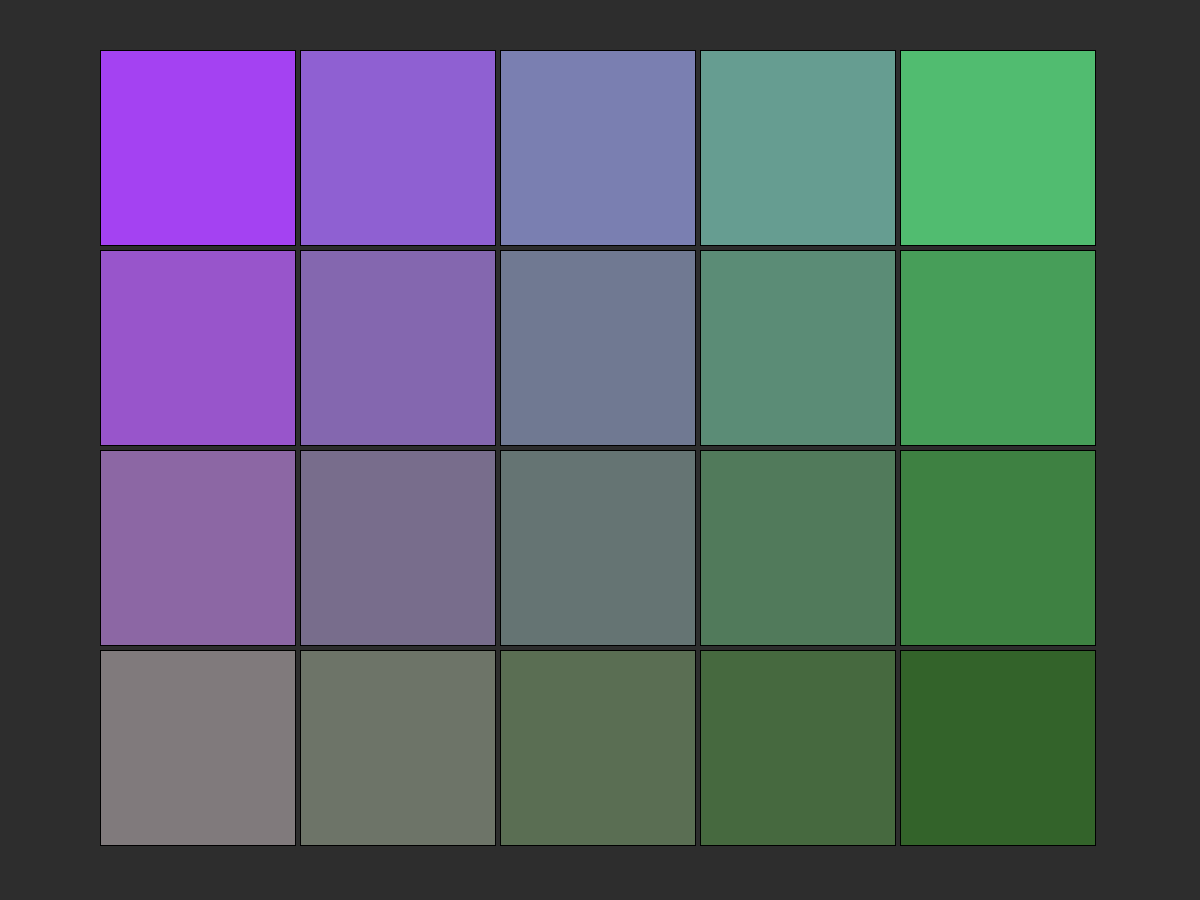
Frame 1 (no input)
Frame 2 (the mouse pressed at the canvas centre, redrawn once): identical to frame 1, image omitted

The Processing sketch that drew this single still picture (run headless with seeded random() and noise(); the mouse was pressed at the canvas centre and the sketch redrawn once):

// Processing sketch: Arcs
// ── Arcs.pde
/*
GNU GPLv3
https://github.com/breineke93/Processing/
*/

color start, endX, interStartY,interEndY,inter,endY,endXY;
float x, y=0;
float offsetX,offsetY,colorPosX,colorPosY;
int size, amountRows, amountPositions;
boolean twoTone;
int randomOrientation, randomDraw;

void setup() {
  size(1200, 900);
  size=200;
  generateColors();
  twoTone=false;
  calculate();
}

void draw() {
  noLoop();
  background(45);
  drawArcs();
}

void drawArcs() {
  if (!twoTone) {
    x+=offsetX;
    y+=offsetY;
     for (int i=0; i<amountRows; i++) {
      colorPosY=(float)i/amountRows;
      interStartY=lerpColor(start,endY,colorPosY);
      interEndY=lerpColor(endX,endXY,colorPosY);
      for (int j=0; j<amountPositions; j++) {
       colorPosX=(float)j/amountPositions;
       inter=lerpColor(interStartY,interEndY,colorPosX);
       fill(inter);
       rect(x,y,size-5,size-5);
       x+=size;       
      }
      y+=size;
      x=0+offsetX;
           
    }
    x=0;
    y=0;
  }

}
void generateColors() {
  start=color(random(255),random(255),random(255));
  endX=color(random(255),random(255),random(255));
  endY=color(random(255),random(255),random(255));
  endXY=color(random(255),random(255),random(255));
}

void calculate() {
  amountPositions=(int)width/(size+10);
  amountRows=(int)height/(size+10);
  if (amountRows*size!=height || amountPositions*size!=width){ //<>//
  offsetX=(width-(amountPositions*size))/2;
  offsetY=(height-(amountRows*size))/2; //<>//
  }
}

void keyPressed(){
switch(key){
 case 'r':
 generateColors();
 redraw();
 break;
 
 case 's':
 size-=25;
 calculate();
 redraw();
 break;
}
}
